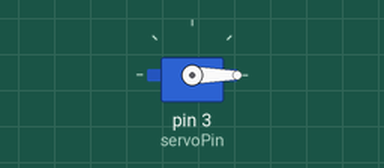
A sketch run on a simulated Arduino Uno, built with avr-gcc and run on an emulated ATmega328P. On the bench: servo.

Above: at 0.05 s.
At 4.0 s:
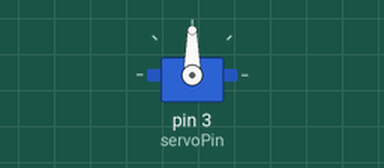
Timing chart, 0 to 5.2 s (numbered marks = the images above):
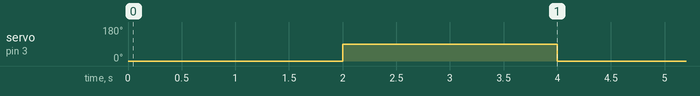

Measured:
- by itself, servo on pin 3 (servoPin): alternates 90° for 2.0 s and 0° for 2.0 s

The sketch:

servoTutorial.ino
```cpp
// Include the Servo library
#include <Servo.h>
// Declare the Servo pin
int servoPin = 3;
// Create a servo object
Servo Servo1;
void setup() {
   Servo1.attach(servoPin); // We need to attach the servo to the used pin number
}
void loop(){
   // Make servo go to 0 degrees
   Servo1.write(0);
   delay(2000);
   // Make servo go to 90 degrees
   Servo1.write(90);
   delay(2000);
   // Make servo go to 180 degrees
   //Servo1.write(179);
   //delay(2000);
}
```
